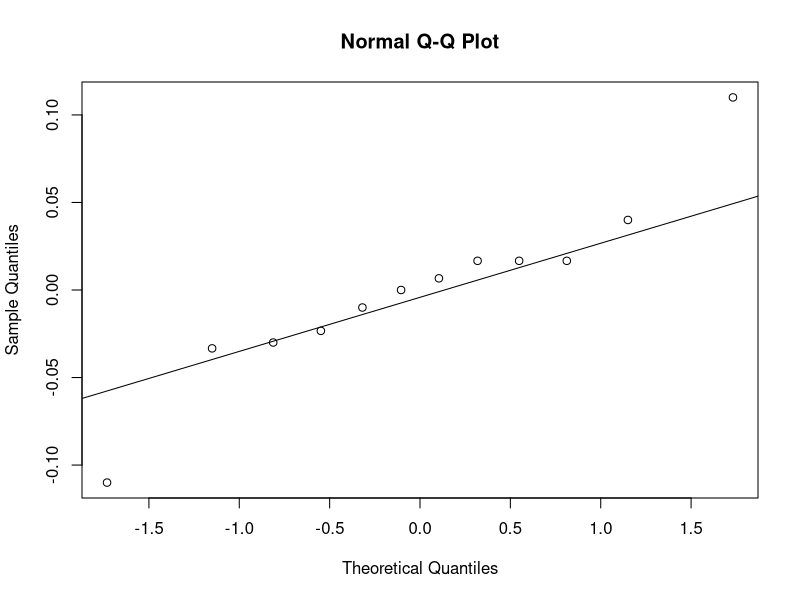
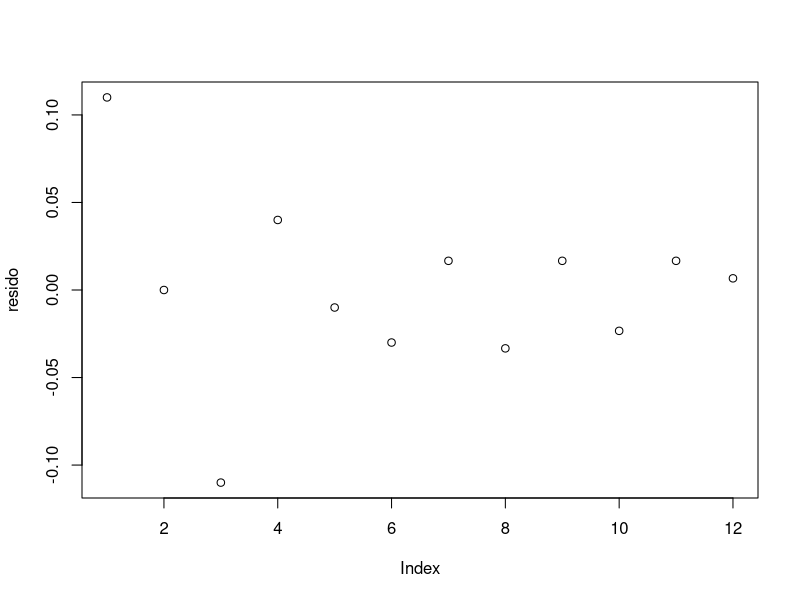
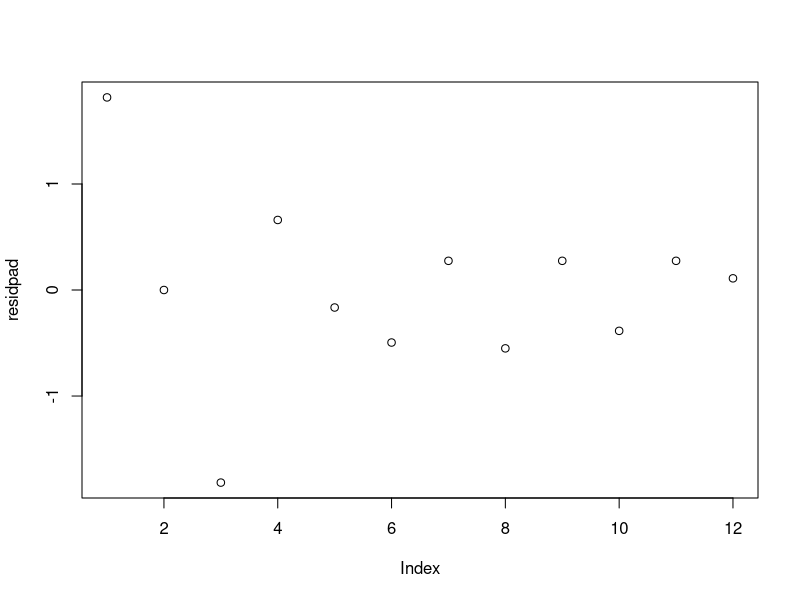
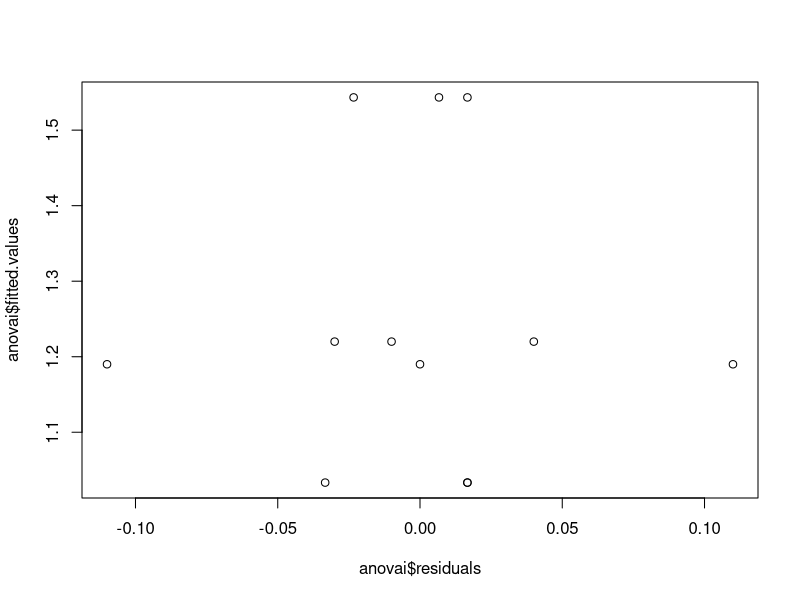
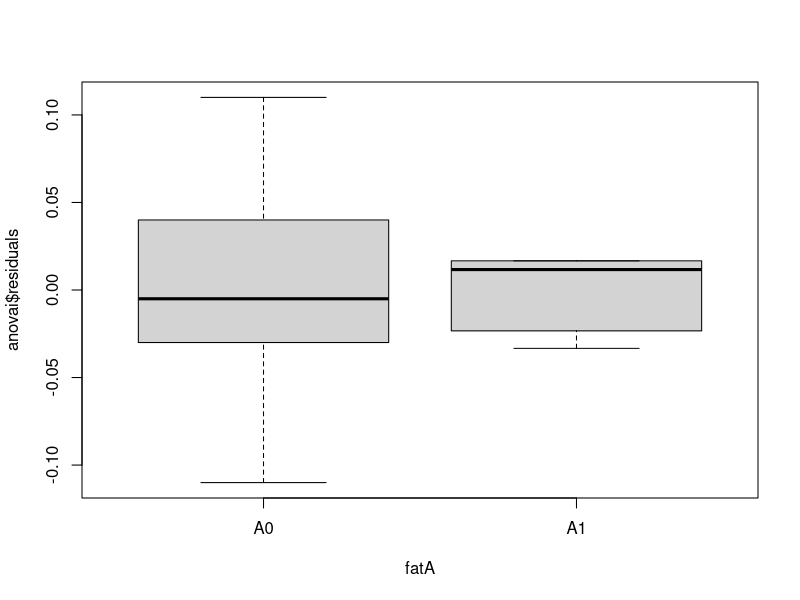
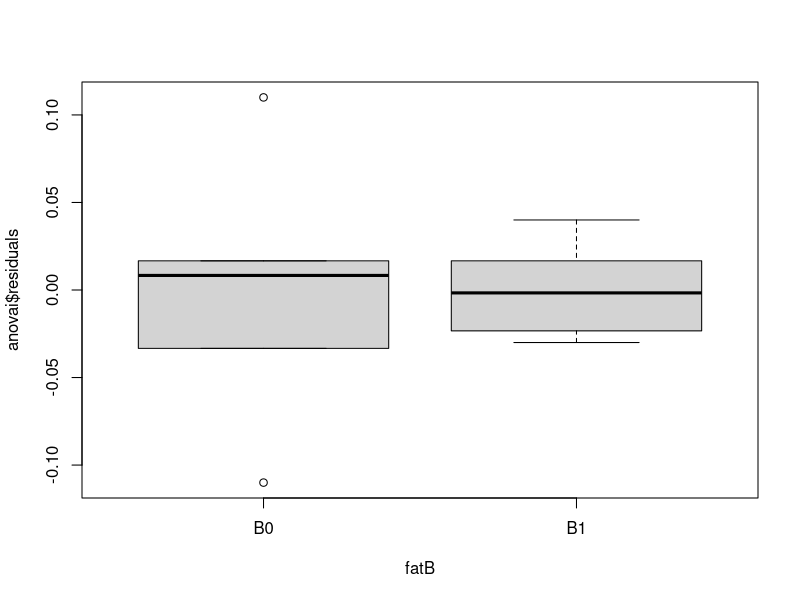
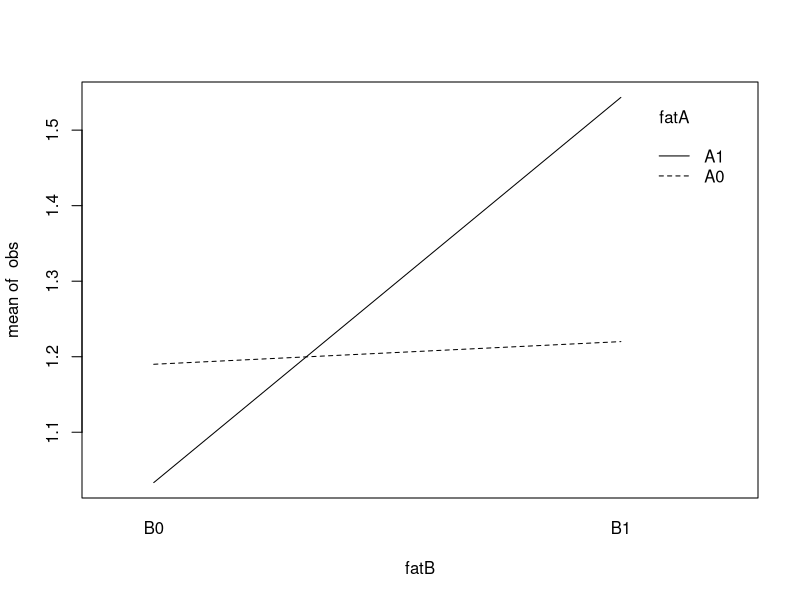
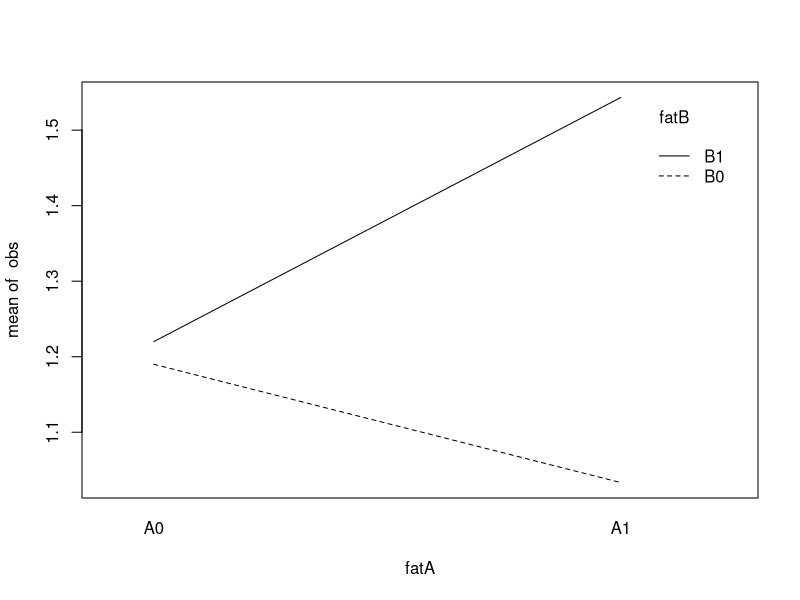

Write the R code that produced these figures, in order.

obs<-c(1.30,1.19,1.08,1.26,1.21,1.19,
       1.05,1.00,1.05,1.52,1.56,1.55)
       
n<-3
a<-2
b<-2

repet<-factor(rep(c(1:3),a*b))

fatA<-factor(rep(c("A0","A1"),each=b*n))

fatB<-factor(rep(rep(c("B0","B1"),each=n),a))

dados<-data.frame(obs,repet, fatA, fatB)
head(dados)

anovai<-aov(obs ~ fatA + fatB + fatA:fatB)
summary(anovai)

ano1<-aov(obs ~ fatA*fatB)
summary(ano1)

anovalm<-lm(obs ~ fatA*fatB)
summary(anovalm)
anova(anovalm)

###Verificar pressuposto###
resido<-anovai$residuals

qmres<-summary(anovai)[[1]][4,3]
residpad<-resido/sqrt(qmres)

#normalidade

qqnorm(resido)
qqline(resido)

shapiro.test(resido)

#independencia

plot(resido)
plot(residpad)

#homogeneidade de variancia

plot(anovai$residuals,anovai$fitted.values)

boxplot(anovai$residuals ~ fatA)
boxplot(anovai$residuals ~ fatB)


library(car)
leveneTest(obs ~ fatA)
leveneTest(obs ~ fatB)
leveneTest(obs ~ fatA:fatB)

library(lmtest)

#executar o teste de Breusch-Pagan
bptest(anovai)
bptest(anovalm)

#########

interaction.plot(fatB,fatA,obs)

interaction.plot(fatA,fatB,obs)

TukeyHSD(anovai)

media<-tapply(dados$obs, list(dados$fatA, dados$fatB), mean)
media

